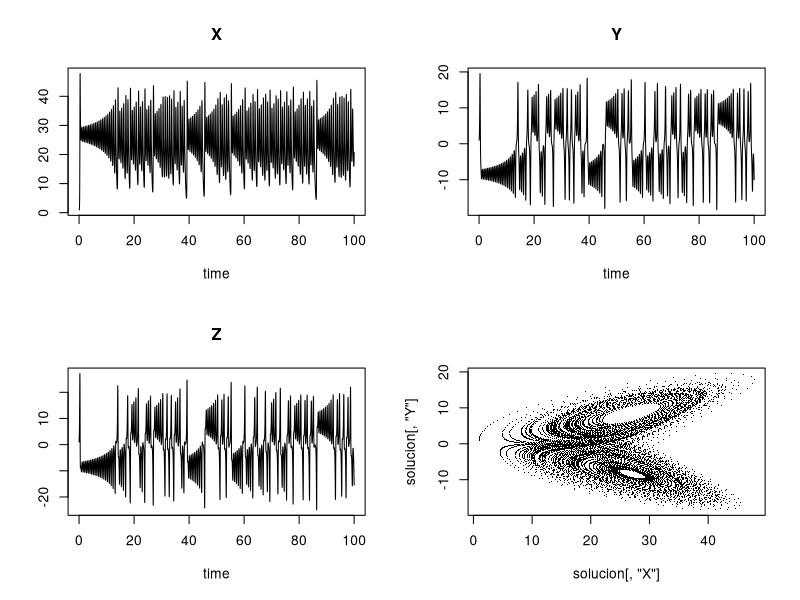
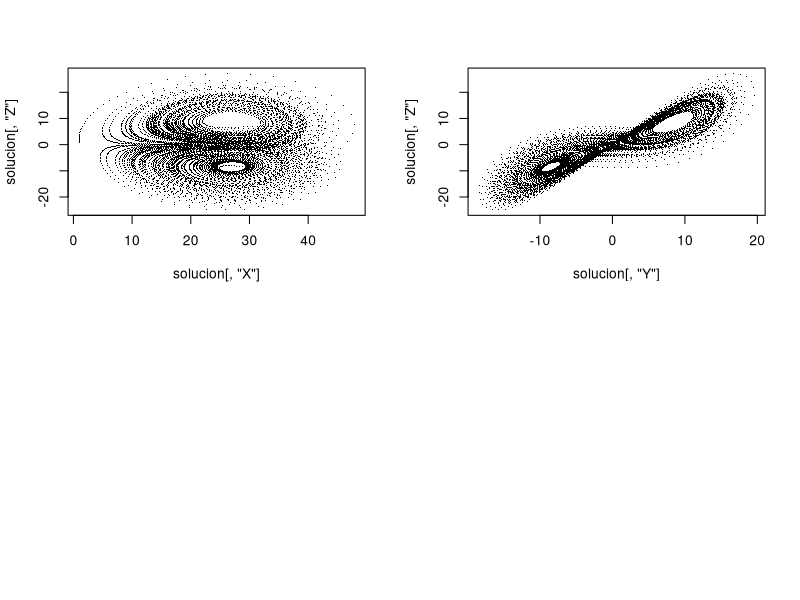

These charts were generated, in order, by the following R code:
## ---- chunk 1
parametros <- c(a = -8/3,
                b = -10,
                c = 28)

estado <- c(X = 1,
            Y = 1,
            Z = 1)

Lorenz <- function (t, estado, parametros){
  with(as.list(c(estado, parametros)),{
# Razon de cambio
    dX <- a * X + Y * Z
    dY <- b * (Y-Z)
    dZ <- -X * Y + c * Y - Z
    return(list(c(dX, dY, dZ)))
}) # temina with
} # termina funcion

tiempo <- seq(0, 100, by = 0.01)# tiempo de simulacion

## ---- chunk 2
library(deSolve)

solucion <- ode(y = estado,
                times = tiempo,
                func = Lorenz,
                parms = parametros)
head(solucion)
tail(solucion)
## ---- chunk 3
plot(solucion)
plot(solucion[, "X"], solucion[, "Y"], pch = ".")
plot(solucion[, "X"], solucion[, "Z"], pch = ".")
plot(solucion[, "Y"], solucion[, "Z"], pch = ".")
